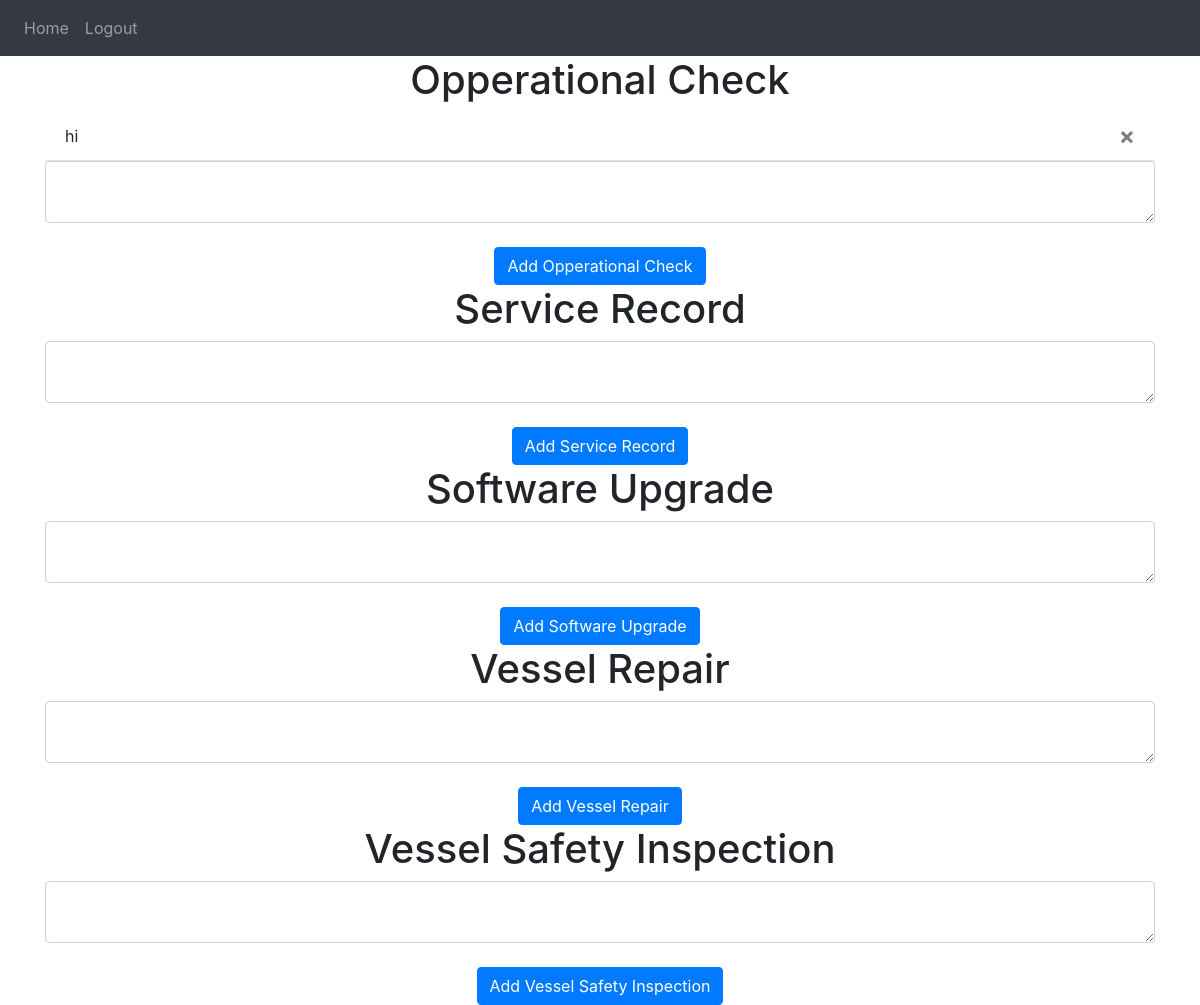
Page / (signed in) on the earlier database version.
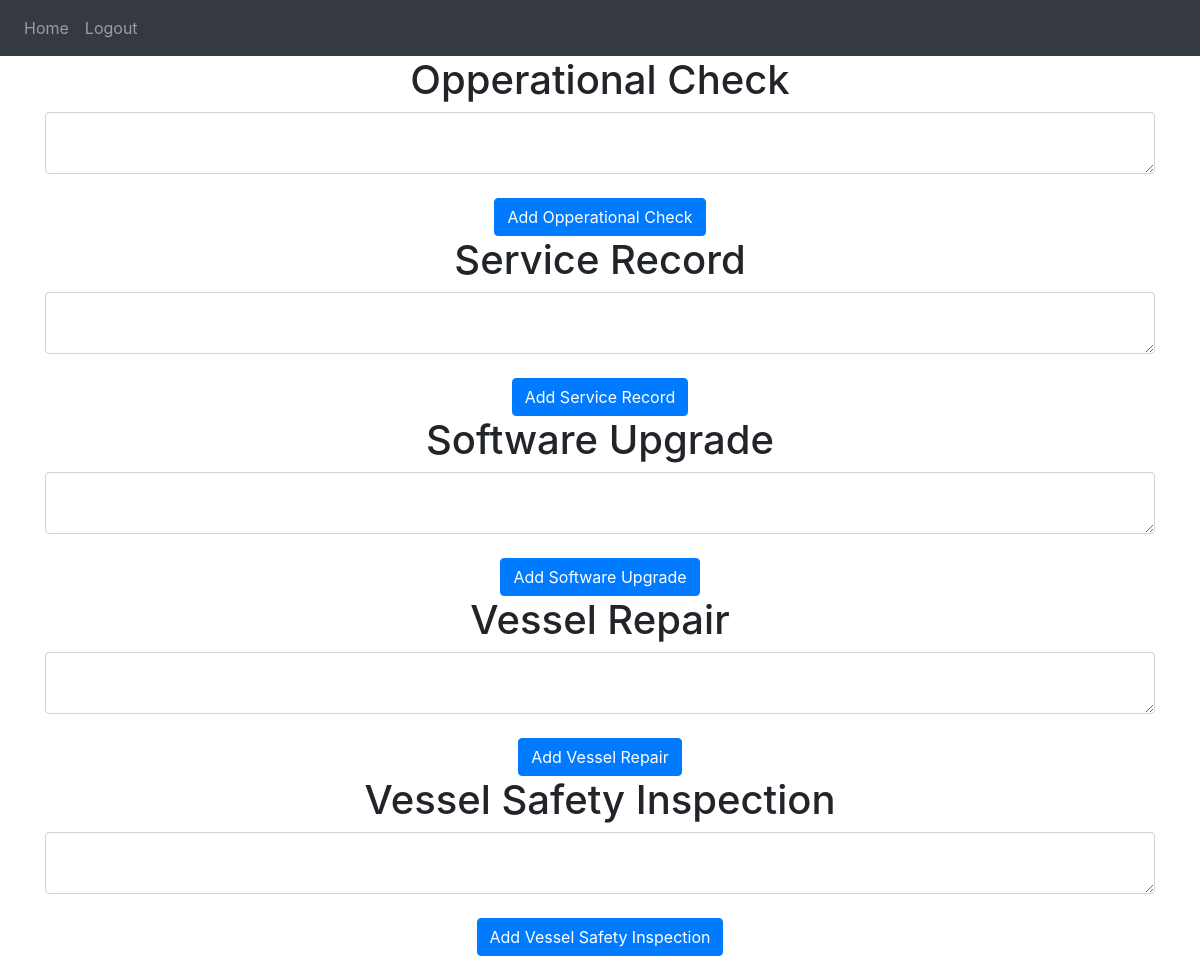
Same page on the later database version.
### website/models.py (models this page shows)
class Note(db.Model):
    id = db.Column(db.Integer, primary_key=True)
    data = db.Column(db.String(10000))
    date = db.Column(db.DateTime(timezone=True), default=func.now())
    user_id = db.Column(db.Integer, db.ForeignKey('user.id'))

### website/views.py (the view, shortened to what this page needs)
@views.route('/', methods=['GET', 'POST'])
@login_required
def home():
    return render_template("home.html", user=current_user)

### website/__init__.py (called while the page is built)
def create_app():
    app = Flask(__name__)
    app.config['SECRET_KEY'] = 'hjshjhdjah kjshkjdhjs'
    app.config['SQLALCHEMY_DATABASE_URI'] = f'sqlite:///{DB_NAME}'
    db.init_app(app)
    from .views import views
    from .auth import auth
    app.register_blueprint(views, url_prefix='/')
    app.register_blueprint(auth, url_prefix='/')
    from .models import User
    create_database(app)
    login_manager = LoginManager()
    login_manager.login_view = 'auth.login'
    login_manager.init_app(app)
    @login_manager.user_loader
    def load_user(id):
        return User.query.get(int(id))
    return app

### website/templates/home.html (shortened to what this page needs)
{% extends "base.html" %} {% block title %}Home{% endblock %} {% block content
    %}
    <h1 align="center">Opperational Check</h1>
    <ul class="list-group list-group-flush" id="notes">
      {% for note in user.notes %}
      <li class="list-group-item">
        {{ note.data }}
        <button type="button" class="close" onClick="deleteNote({{ note.id }})">
          <span aria-hidden="true">&times;</span>
        </button>
      </li>
      {% endfor %}
    </ul>
    <form method="POST">
      <textarea name="note" id="note" class="form-control"></textarea>
      <br />
      <div align="center">
        <button type="submit" class="btn btn-primary">Add Opperational Check</button>
      </div>
    </form>
    <h1 align="center">Service Record</h1>
    <form method="POST">
      <textarea name="service" id="service" class="form-control"></textarea>
      <br />
      <div align="center">
        <button type="submit" class="btn btn-primary">Add Service Record</button>
      </div>
    </form>
    <h1 align="center">Software Upgrade</h1>
    <form method="POST">
      <textarea name="upgrade" id="upgrade" class="form-control"></textarea>
      <br />
      <div align="center">
        <button type="submit" class="btn btn-primary">Add Software Upgrade</button>
      </div>
    </form>
    <h1 align="center">Vessel Repair</h1>
    <form method="POST">
      <textarea name="repair" id="repair" class="form-control"></textarea>
      <br />
      <div align="center">
        <button type="submit" class="btn btn-primary">Add Vessel Repair</button>
      </div>
    </form>
    <h1 align="center">Vessel Safety Inspection</h1>
    <form method="POST">
      <textarea name="safety" id="safety" class="form-control"></textarea>
      <br />
      <div align="center">
        <button type="submit" class="btn btn-primary">Add Vessel Safety Inspection</button>
      </div>
    </form>
    {% endblock %}

### website/templates/base.html (shortened to what this page needs)
<!DOCTYPE html>
<html>
  <head>
    <link
      rel="stylesheet"
      href="https://stackpath.bootstrapcdn.com/bootstrap/4.4.1/css/bootstrap.min.css"
    />
    <link
      rel="stylesheet"
      href="https://stackpath.bootstrapcdn.com/font-awesome/4.7.0/css/font-awesome.min.css"
    />
  </head>
  <body>
    <nav class="navbar navbar-expand-lg navbar-dark bg-dark">
      <div class="collapse navbar-collapse" id="navbar">
        <div class="navbar-nav">
          {% if user.is_authenticated %}
          <a class="nav-item nav-link" id="home" href="/">Home</a>
          <a class="nav-item nav-link" id="logout" href="/logout">Logout</a>
          {% else %}
          <a class="nav-item nav-link" id="login" href="/login">Login</a>
          <a class="nav-item nav-link" id="signUp" href="/sign-up">Sign Up</a>
          {% endif %}
        </div>
      </div>
    </nav>
    <div class="container">{% block content %} {% endblock %}</div>
  </body>
</html>

Differences in the rows shown:
removed Note: data "hi"
